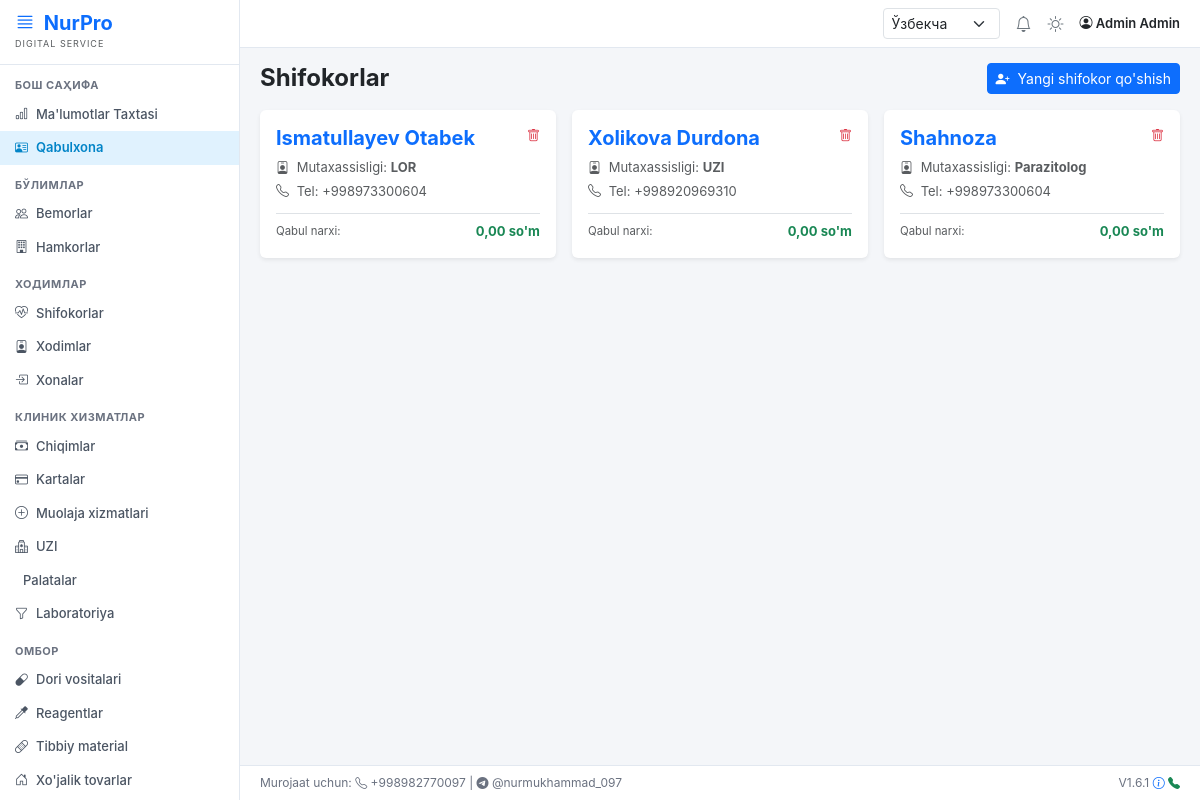
The app's page /doctors/ with its own data.
### clinic/models.py (models this page shows, shortened)
class Doctor(models.Model):
    user = models.OneToOneField(User, on_delete=models.SET_NULL, null=True, blank=True, verbose_name="Foydalanuvchi hisobi")
    full_name = models.CharField(max_length=150, verbose_name="F.I.O")
    specialty = models.CharField(max_length=100, verbose_name="Mutaxassisligi (Masalan: UZI, LOR)")
    department = models.ForeignKey(Department, on_delete=models.SET_NULL, null=True, blank=True, verbose_name="Bo'lim")
    phone = models.CharField(max_length=20, blank=True, null=True, verbose_name="Telefon raqami")
    price_per_visit = models.DecimalField(max_digits=12, decimal_places=2, default=0, verbose_name="Qabul narxi (so'm)")
    class Meta:
        verbose_name = "Shifokor"
        verbose_name_plural = "Shifokorlar"

### clinic/views.py (the view)
# urls.py: path('doctors/', views.doctors_list, name='doctors_list'),
def doctors_list(request):
    form = DoctorForm(request.POST or None)
    if request.method == 'POST' and form.is_valid():
        form.save()
        messages.success(request, "Yangi shifokor muvaffaqiyatli qo'shildi.")
        return redirect('doctors_list')
    doctors = Doctor.objects.select_related('department').all()
    return render(request, 'clinic/doctors.html', {'doctors': doctors, 'form': form})

### clinic/forms.py
class DoctorForm(forms.ModelForm):
    class Meta:
        model = Doctor
        fields = ['full_name', 'specialty', 'department', 'phone', 'price_per_visit']
        widgets = {
            'full_name': forms.TextInput(attrs={'class': 'form-control', 'placeholder': 'F.I.O'}),
            'specialty': forms.TextInput(attrs={'class': 'form-control', 'placeholder': 'Masalan: Kardiolog'}),
            'department': forms.Select(attrs={'class': 'form-select'}),
            'phone': forms.TextInput(attrs={'class': 'form-control', 'placeholder': '+998901234567'}),
            'price_per_visit': forms.NumberInput(attrs={'class': 'form-control', 'placeholder': '0'}),
        }

### clinic/templates/clinic/doctors.html (shortened to what this page needs)
{% extends 'clinic/base.html' %}
{% block content %}
<div class="d-flex justify-content-between align-items-center mb-3">
    <h4 class="fw-bold mb-0">Shifokorlar</h4>
    <button type="button" class="btn btn-primary btn-sm" data-bs-toggle="modal" data-bs-target="#addDoctorModal">
        <i class="bi bi-person-plus-fill me-1"></i> Yangi shifokor qo'shish
    </button>
</div>
<div class="row g-3">
    {% for doc in doctors %}
    <div class="col-md-4">
        <div class="card border-0 shadow-sm p-3 h-100 position-relative">
            <div class="d-flex justify-content-between align-items-start">
                <h5 class="fw-bold text-primary mb-2">{{ doc.full_name }}</h5>
                <a href="{% url 'delete_item' 'doctor' doc.id %}" onclick="return confirm('Haqiqatan ham bu shifokorni o\'chirmoqchimisiz?');" class="text-danger ms-2" title="O'chirish">
                    <i class="bi bi-trash"></i>
                </a>
            </div>
            <p class="mb-1 text-muted"><i class="bi bi-person-badge me-1"></i> Mutaxassisligi: <strong>{{ doc.specialty }}</strong></p>
            <p class="mb-1 text-muted"><i class="bi bi-telephone me-1"></i> Tel: {{ doc.phone|default:"Ko'rsatilmagan" }}</p>
            <div class="mt-2 pt-2 border-top d-flex justify-content-between align-items-center">
                <span class="text-muted small">Qabul narxi:</span>
                <span class="text-success fw-bold">{{ doc.price_per_visit }} so'm</span>
            </div>
        </div>
    </div>
    {% endfor %}
</div>
{% endblock %}

### clinic/templates/clinic/base.html (style rules this page uses)
body { font-family: -apple-system, BlinkMacSystemFont, "Segoe UI", Roboto, sans-serif; background-color: #f4f6f9; font-size: 13px; }

### records on screen
Doctor: full_name "Ismatullayev Otabek", specialty "LOR", phone "+998973300604", price_per_visit "0,00"
Doctor: full_name "Xolikova Durdona", specialty "UZI", phone "+998920969310", price_per_visit "0,00"
Doctor: full_name "Shahnoza", specialty "Parazitolog", phone "+998973300604", price_per_visit "0,00"
